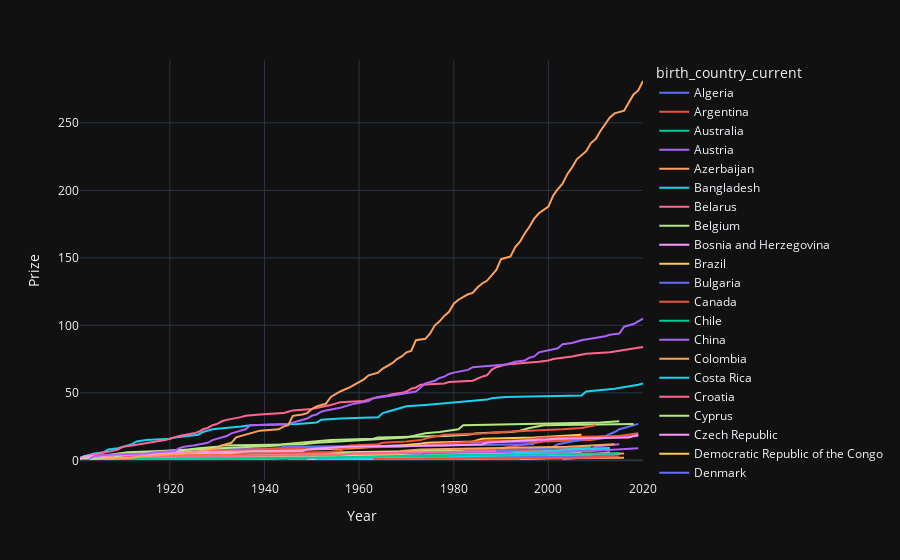

The cell this chart's notebook holds for it:
### Code cell
l_chart = px.line(cumulative_prizes,
                  x='year',
                  y='prize',
                  color='birth_country_current',
                  hover_name='birth_country_current')
l_chart.update_layout(xaxis_title='Year',yaxis_title='Prize')
